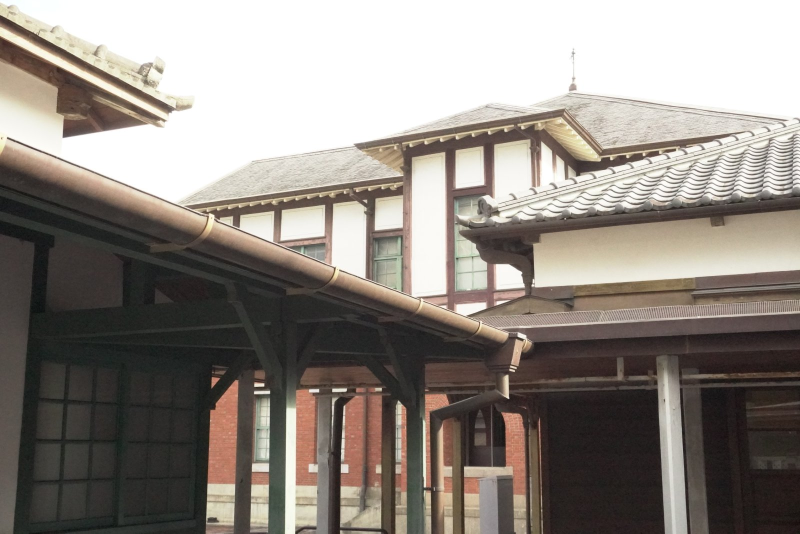
#> input picture photomanager/assets/prompts/watercolor-grid-collage/20261004-131233_原圖.jpg, 1600 x 1067 px (shown at 1/2 size)
$ python -i autocrop.py   (imports and definitions only)
#> lines starting #> are read from the running program, lines starting #| are printed output that depends on the picture; after the words box and inside, x2 and y2 are one past the last pixel; in counts of white or black regions, pixels touching at a corner belong together
### photomanager/tools/depth_blur/depth.py
"""景深模糊的計算：估深度、畫模糊。只用 numpy + Pillow。

有下載 AI 深度模型時（model.py）深度由模型給；沒有的話用這裡的快速估計 ——
它只是個退路：單張照片的清晰度說不出誰近誰遠，所以結果偏向「下面近、上面遠」的平滑漸層。

估深度（輕量版，沒有神經網路）：
  1. 失焦量：照片裡本來就糊的地方，多半離對焦面比較遠。用「再模糊一次、看邊緣的
     梯度掉多少」估每條邊的失焦半徑（Zhuo & Sim 2011），邊緣掉得少 = 本來就糊。
  2. 擴散：只有邊緣上有估計值，用正規化卷積鋪滿整張，再用引導濾波（guided filter）
     讓深度的邊界貼齊照片裡物體的輪廓。
  3. 先驗：畫面上方通常比較遠、主體通常在中間。整張都很清楚（手機照、風景）時，
     失焦量看不出遠近，就改由先驗決定。
  結果是 0（近／清楚）到 1（遠／模糊）的一張圖。

畫模糊（模擬鏡頭）：在線性光裡用光圈形狀的核心（圓形或多邊形）把照片糊成幾層，
每個像素依它的模糊圈（跟對焦面的深度差）在相鄰兩層之間內插。接近死白的亮點先推亮，
糊開才會變成一顆顆明亮、邊緣清楚的散景。模糊時用正規化卷積把「清楚的主體」排除在外，
背景糊開的時候才不會把主體的顏色暈出去。大半徑的那幾層先縮小再用 FFT 卷積，速度跟半徑幾乎無關。
"""
from __future__ import annotations

import os
import threading
from concurrent.futures import ThreadPoolExecutor

import numpy as np
from PIL import Image

DEPTH_EDGE = 512   # 估深度用的長邊


# ============================================================ 基本濾波
def box(a: np.ndarray, r: int, axis: int) -> np.ndarray:
    """沿一軸的平均濾波（邊緣複製），用累加和做，跟半徑無關。"""
    if r < 1:
        return a
    pad = [(0, 0)] * a.ndim
    pad[axis] = (r + 1, r)
    c = np.cumsum(np.pad(a, pad, mode="edge"), axis=axis, dtype=np.float64)
    n = a.shape[axis]
    hi = np.take(c, np.arange(2 * r + 1, 2 * r + 1 + n), axis=axis)
    lo = np.take(c, np.arange(0, n), axis=axis)
    return ((hi - lo) / (2 * r + 1)).astype(np.float32)


def box2(a, r):
    return box(box(a, r, 0), r, 1)


def gauss(a, sigma):
    """三次方框模糊 ≈ 高斯。"""
    r = max(1, int(round(sigma * 0.94)))
    for _ in range(3):
        a = box2(a, r)
    return a


# [15 lines left out: functions guided, normalize, not called in this run]


def to_gray(rgb: np.ndarray) -> np.ndarray:
    return (rgb[..., 0] * 0.299 + rgb[..., 1] * 0.587 + rgb[..., 2] * 0.114).astype(np.float32) / 255


def resize_f(a: np.ndarray, w: int, h: int) -> np.ndarray:
    return np.asarray(Image.fromarray(a.astype(np.float32)).resize((w, h), Image.Resampling.BILINEAR))


# ============================================================ 估深度
# [70 lines left out: functions estimate_depth, refine_to, histogram, focus_at, not called in this run]


# ============================================================ 畫模糊
NEAR_GAIN = 1.3     # 對焦面前面的東西糊得比後面快（真的鏡頭也是這樣）


# [20 lines left out: function blur_amount_map, not called in this run]


# ---------------------------------------------------------------- 鏡頭的模糊
# 跟高斯模糊不一樣的地方：
#   1. 在線性光裡混光（真實的光是相加的），不是在 sRGB 的數值上平均。
#   2. 核心是光圈的形狀（圓形或多邊形，邊緣清楚），所以一個亮點會散成一顆邊緣清楚的圓盤 / 多邊形。
#   3. 亮點的能量比畫面上記錄到的還大（早就過曝了），先把接近死白的地方推亮，糊開之後才會是
#      一顆顆明亮的散景，而不是灰灰的一片。
LEVEL_KERNEL = 14       # 每一層縮小到光圈半徑大約這麼多像素再算：預覽和原尺寸的散景邊緣一樣利


# [44 lines left out: functions aperture_kernel, _good, _conv_fft, not called in this run]


def _resize_f(a, w, h):
    return np.asarray(Image.fromarray(np.ascontiguousarray(a, dtype=np.float32), "F").resize(
        (w, h), Image.Resampling.BILINEAR), dtype=np.float32)


# [71 lines left out: functions render, colorize, not called in this run]

### photomanager/tools/photo_edit/autocrop.py
"""自動拉直與自動裁切。

detect_tilt：畫面裡夠強的直線（地平線、建築的水平 / 垂直線），統計它們偏離水平、垂直多少度，
             取最多票的那個角度。線不夠多、意見太分散就回傳 0（不亂轉）。
compose：    在「轉正後不含留白」的範圍裡，依指定比例挑一個裁切框：
             框住主體（留一點邊）、主體的重心放在最近的三分線交點（或正中間），盡量保留畫面。
"""
from __future__ import annotations

import math

import numpy as np
from PIL import Image

from ..depth_blur.depth import gauss

TILT_EDGE = 800
MAX_TILT = 12.0


def detect_tilt(rgb: np.ndarray, max_deg=MAX_TILT) -> float:
    """回傳線條偏離水平的角度（度，畫面座標，正的 = 往右下斜）；要拉直就旋轉 -角度。"""
#> called with max_deg = 12
    H, W = rgb.shape[:2]
#> H = 1067; W = 1600
    k = min(1.0, TILT_EDGE / max(H, W))
#> k = 0.5
    g = np.asarray(Image.fromarray(rgb).convert("L").resize((max(16, round(W * k)), max(16, round(H * k)))),
                   np.float32) / 255
    g = gauss(g, 1.0)
#> the loop in gauss, `for _ in range(3):` made 3 passes
#> pass 1, in box, `c = np.cumsum(np.pad(a, pad, mode="edge"), axis=axis, dtype=np.float64)`:
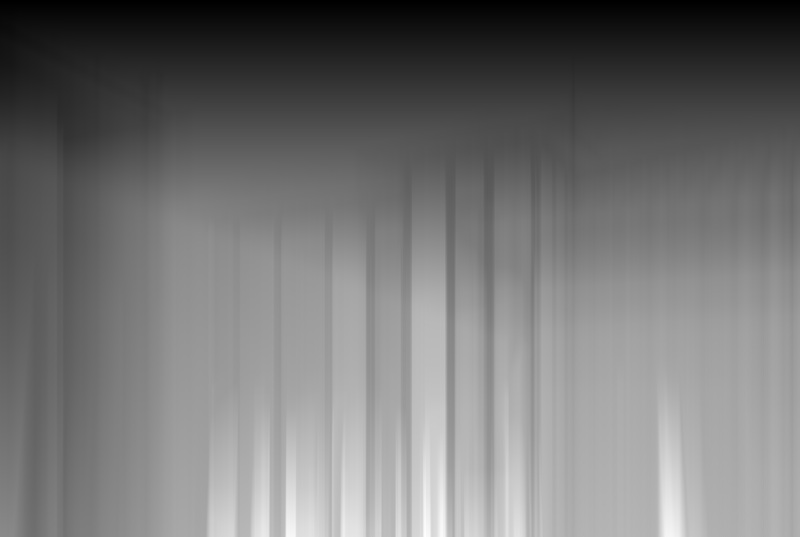
#> c: shape (537, 800) float64; min 0.984, max 404.6, mean 185.4; drawn with min black and max white
#> pass 1, in box (call 2), `c = np.cumsum(np.pad(a, pad, mode="edge"), axis=axis, dtype=np.float64)`:
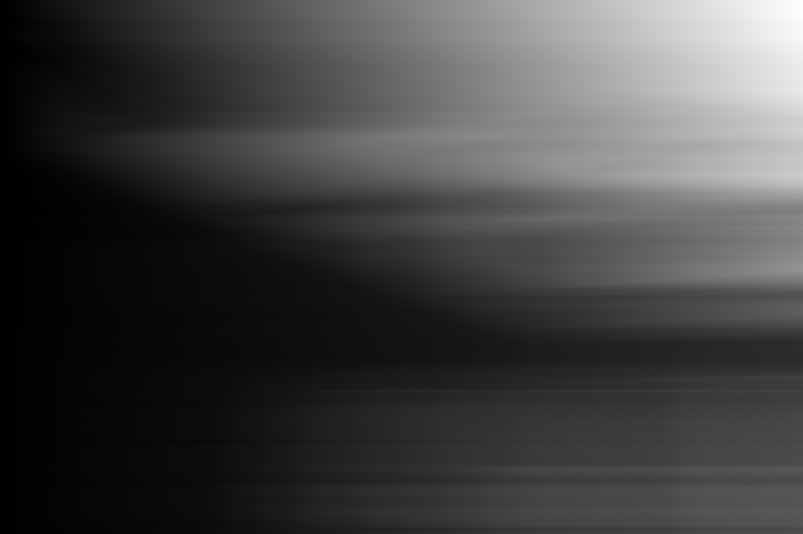
#> c: shape (534, 803) float64; min 0.0824, max 802.6, mean 207.7; drawn with min black and max white
#> after the loop in gauss, `for _ in range(3):`:
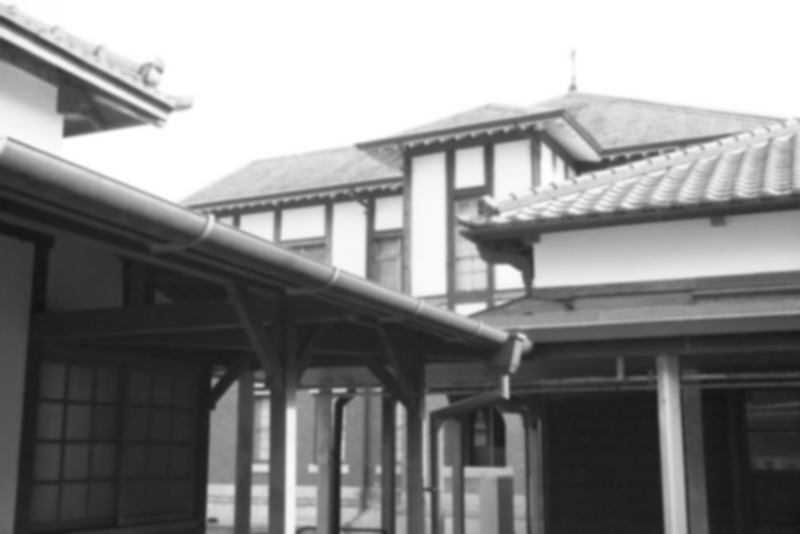
#> a: shape (534, 800) float32; min 0.075, max 1, mean 0.542
    gy, gx = np.gradient(g)
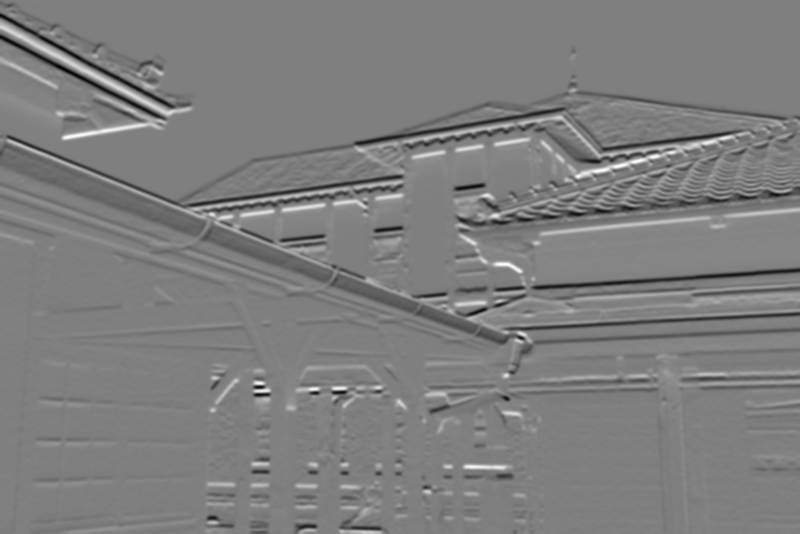
#> gy: shape (534, 800) float32; min -0.158, max 0.158, mean -0.0013; drawn with min black and max white
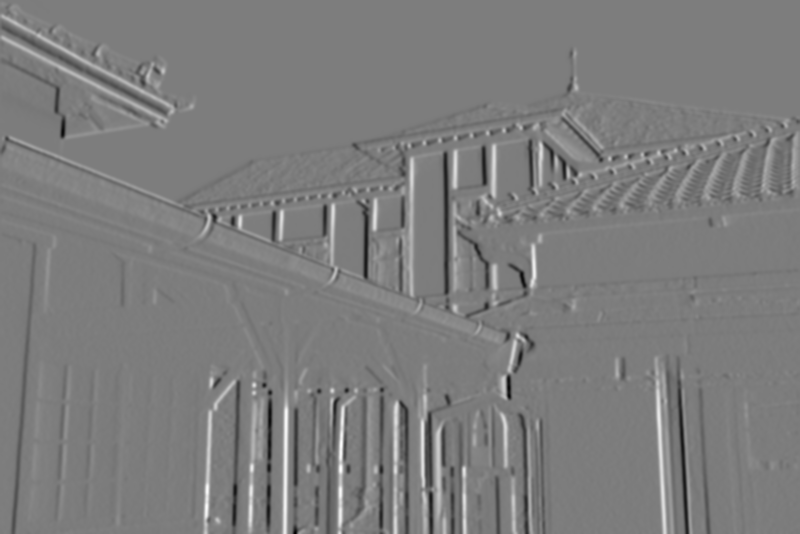
#> gx: shape (534, 800) float32; min -0.169, max 0.176, mean 0.000144; drawn with min black and max white
    mag = np.hypot(gx, gy)
    b = 6                                         # 邊框附近的梯度不可靠（縮圖的邊緣）
    mag[:b], mag[-b:], mag[:, :b], mag[:, -b:] = 0, 0, 0, 0
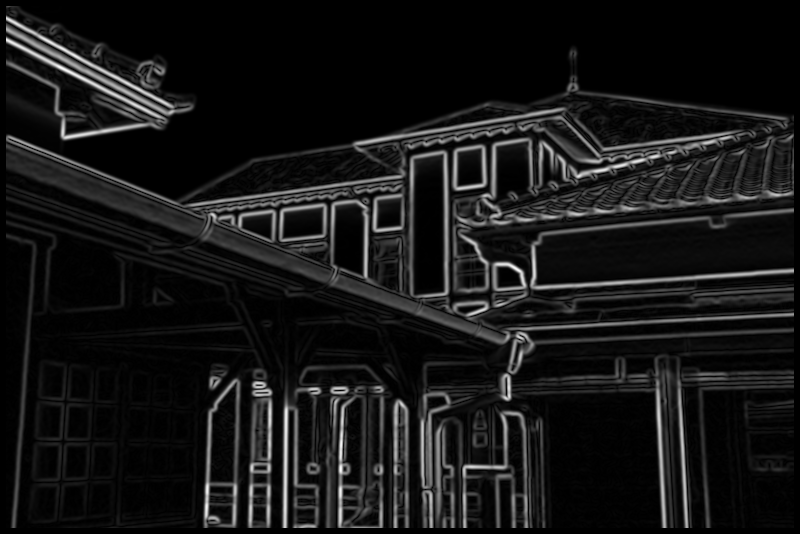
#> mag: shape (534, 800) float32; min 0, max 0.177, mean 0.0156; drawn with min black and max white
    thr = np.percentile(mag, 92)
#> thr = 0.0562
    sel = mag > max(thr, 0.02)
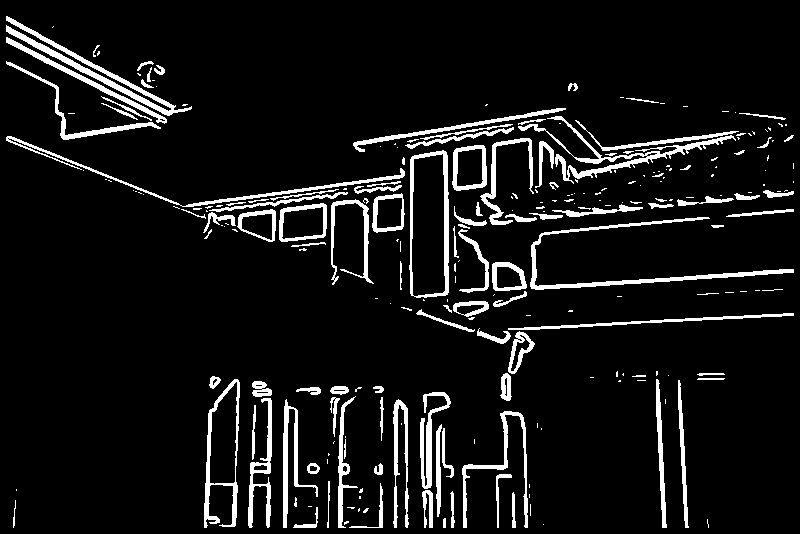
#> sel: shape (534, 800) bool; 8% white; 251 white regions (141 under 20 px), largest, box (x1, y1, x2, y2) and area: (6, 16, 192, 116) 1955, (530, 217, 794, 290) 1818, (518, 116, 736, 184) 1749
    if sel.sum() < 200:
        return 0.0
    # 線的方向 = 梯度方向轉 90°；換算成偏離水平 / 垂直的角度
    line = (np.degrees(np.arctan2(gy[sel], gx[sel])) + 90.0) % 180.0          # 0..180
    dev_h = (line + 90.0) % 180.0 - 90.0                                       # 偏離水平
    dev_v = (line % 180.0) - 90.0                                              # 偏離垂直
    w = mag[sel]
    devs = np.concatenate([dev_h[np.abs(dev_h) <= max_deg], dev_v[np.abs(dev_v) <= max_deg]])
    ws = np.concatenate([w[np.abs(dev_h) <= max_deg], w[np.abs(dev_v) <= max_deg]])
    if devs.size < 100:
        return 0.0
    bins = np.arange(-max_deg, max_deg + 0.1, 0.1)
    hist, _ = np.histogram(devs, bins=bins, weights=ws)
#> hist = 240 values, max 19.46 at index 84, min 1.13 at index 234, mean 8.07
    kernel = np.exp(-0.5 * (np.arange(-12, 13) / 4.0) ** 2)
    smooth = np.convolve(hist, kernel / kernel.sum(), mode="same")
#> smooth = 240 values, max 16.13 at index 126, min 0.897 at index 239, mean 8.03
    i = int(np.argmax(smooth))
#> i = 126
    peak = smooth[i]
#> peak = 16.13
    # 峰要明顯比平均高才算數，不然是一張沒有明確線條的照片
    if peak < smooth.mean() * 3.0:
        return 0.0
    angle = (bins[i] + bins[i + 1]) / 2
    # 精修：把邊緣點沿各個候選角度投影，真正的角度會讓同一條線上的點疊在一起（直方圖最尖）
    ys_, xs_ = np.nonzero(sel)
    wv = mag[sel]
    is_h = np.abs(dev_h - angle) <= 2.0
    is_v = np.abs(dev_v - angle) <= 2.0

    # [13 lines left out: function score, not called in this run]

    cands = np.arange(angle - 2.0, angle + 2.01, 0.25)
    best = max(cands, key=score)
    fine = np.arange(best - 0.3, best + 0.31, 0.05)
    angle = float(max(fine, key=score))
    if abs(angle) > max_deg:
        return 0.0
    return float(round(angle, 1))


# [41 lines left out: function compose, not called in this run]


def _norm(x, y, w, h, W, H):
    return {"x": x / W, "y": y / H, "w": w / W, "h": h / H}

>>> import cv2
>>> picture = cv2.imread('../../assets/prompts/watercolor-grid-collage/20261004-131233_原圖.jpg', cv2.IMREAD_GRAYSCALE)
>>> result = detect_tilt(picture)
#> result = 0

$ run again, on photomanager/assets/prompts/watercolor-grid-collage/20261004-131233_成果.jpg
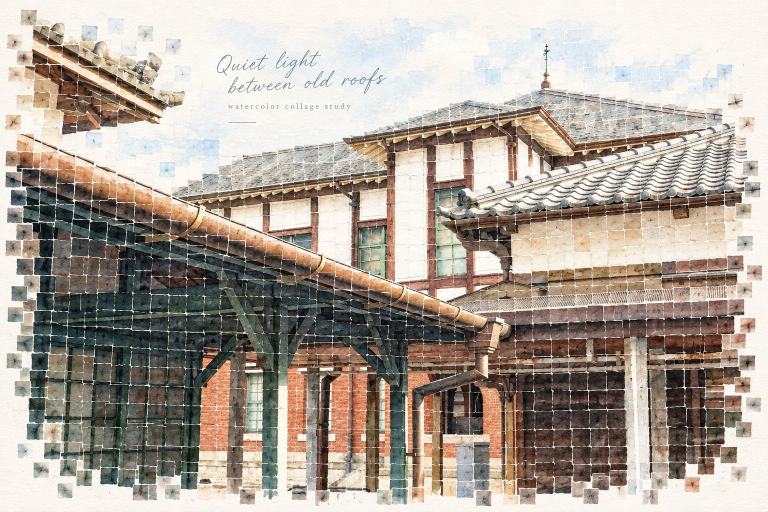
#> input picture photomanager/assets/prompts/watercolor-grid-collage/20261004-131233_成果.jpg, 1536 x 1024 px (shown at 1/2 size)
#> in detect_tilt, `mag = np.hypot(gx, gy)`:
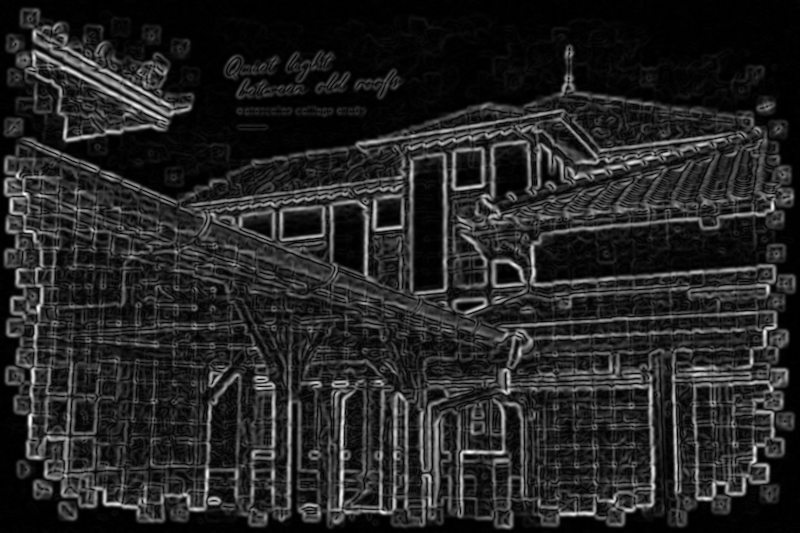
#> mag: shape (533, 800) float32; min 0, max 0.194, mean 0.0285; drawn with min black and max white
#> thr = 0.0769
#> in detect_tilt, `sel = mag > max(thr, 0.02)`:
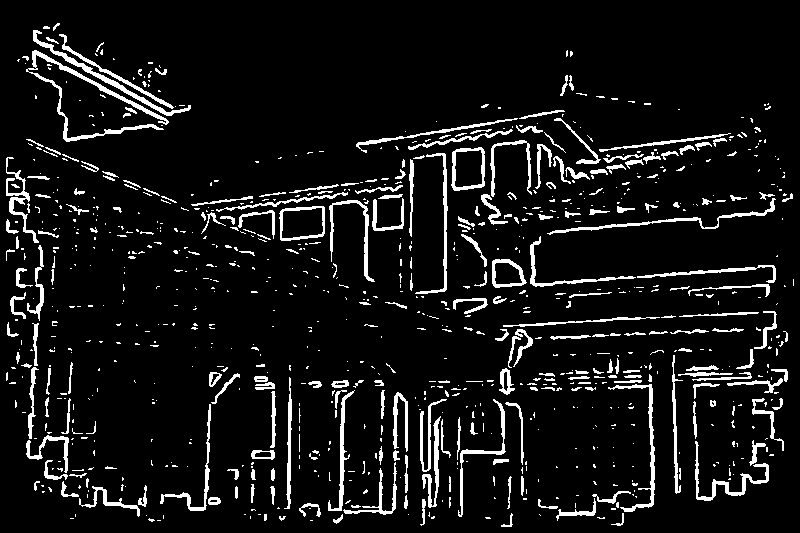
#> sel: shape (533, 800) bool; 8% white; 917 white regions (671 under 20 px), largest, box (x1, y1, x2, y2) and area: (26, 50, 169, 142) 1320, (33, 30, 191, 116) 828, (547, 198, 776, 235) 719
#> devs = 18696 values, max 12 at index 7086, min -12 at index 1224, mean -0.524
#> ws = 18696 values, max 0.194 at index 14337, min 0.0769 at index 13657, mean 0.103
#> hist = 240 values, max 13.72 at index 117, min 3.25 at index 236, mean 8.02
#> smooth = 240 values, max 11.49 at index 116, min 2.38 at index 239, mean 7.96
#> i = 116
#> peak = 11.49
#> result = 0
